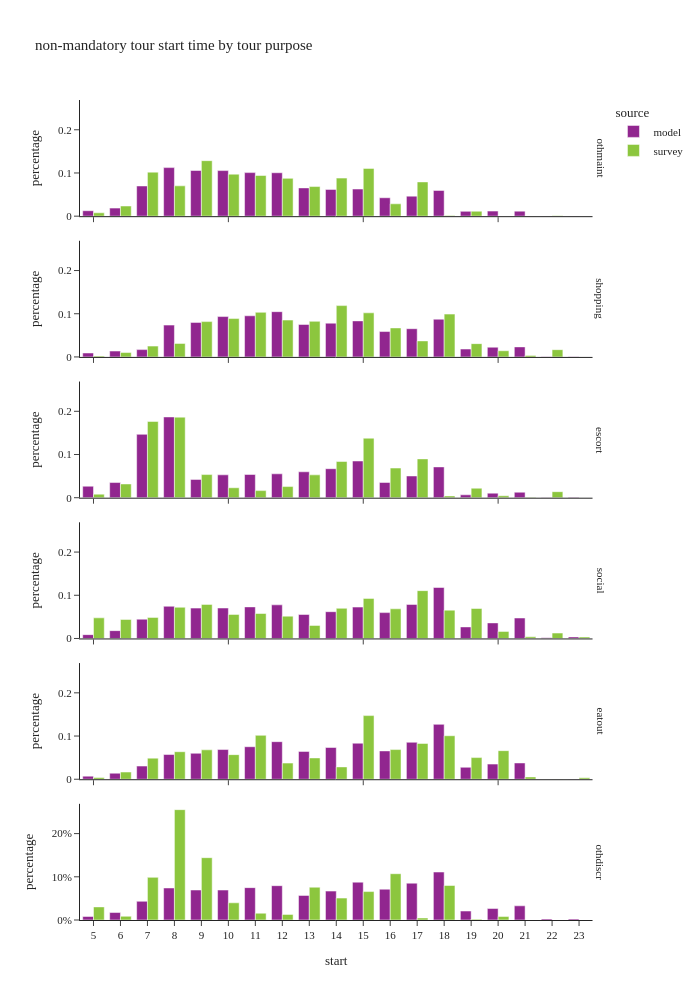

The notebook cell saved with this chart:
### Code cell
df_plot = non_m_tour_data.groupby(['source','tour_type','start'], observed=True)[['tour_weight']].sum().reset_index()
df_plot['percentage'] = df_plot.groupby(['source','tour_type'], group_keys=False)['tour_weight']. \
    apply(lambda x: x / float(x.sum()))

fig = px.bar(df_plot, x="start", y="percentage", color="source",barmode="group",
             facet_row='tour_type',
             title="non-mandatory tour start time by tour purpose")
fig.for_each_annotation(lambda a: a.update(text = a.text.split("=")[-1]))
fig.update_layout(height=1000, width=700, yaxis=dict(tickformat=".0%"), xaxis=dict(dtick="1"))
fig.show()

### Figure 1 — Plotly figure (JSON) as saved in the notebook; plotly's stock layout.template omitted (floating-point values rounded to 4 significant figures)
{"data": [{"alignmentgroup": "True", "hovertemplate": "source=model<br>tour_type=othmaint<br>start=%{x}<br>percentage=%{y}<extra></extra>", "legendgroup": "model", "marker": {"color": "#91268F", "pattern": {"shape": ""}}, "name": "model", "offsetgroup": "model", "orientation": "v", "showlegend": true, "textposition": "auto", "type": "bar", "x": [5.0, 6.0, 7.0, 8.0, 9.0, 10.0, 11.0, 12.0, 13.0, 14.0, 15.0, 16.0, 17.0, 18.0, 19.0, 20.0, 21.0, 22.0, 23.0], "xaxis": "x6", "y": [0.01258, 0.01863, 0.0699, 0.1124, 0.1057, 0.1055, 0.1008, 0.1005, 0.06543, 0.06191, 0.06277, 0.04263, 0.04639, 0.05953, 0.01116, 0.01173, 0.01163, 0.0001839, 0.0004796], "yaxis": "y6"}, {"alignmentgroup": "True", "hovertemplate": "source=model<br>tour_type=shopping<br>start=%{x}<br>percentage=%{y}<extra></extra>", "legendgroup": "model", "marker": {"color": "#91268F", "pattern": {"shape": ""}}, "name": "model", "offsetgroup": "model", "orientation": "v", "showlegend": false, "textposition": "auto", "type": "bar", "x": [5.0, 6.0, 7.0, 8.0, 9.0, 10.0, 11.0, 12.0, 13.0, 14.0, 15.0, 16.0, 17.0, 18.0, 19.0, 20.0, 21.0, 22.0, 23.0], "xaxis": "x5", "y": [0.009107, 0.01359, 0.01695, 0.07368, 0.07997, 0.09345, 0.09522, 0.1048, 0.07517, 0.07814, 0.08345, 0.05878, 0.06535, 0.08734, 0.01829, 0.02248, 0.02328, 0.0005025, 0.0004656], "yaxis": "y5"}, {"alignmentgroup": "True", "hovertemplate": "source=model<br>tour_type=escort<br>start=%{x}<br>percentage=%{y}<extra></extra>", "legendgroup": "model", "marker": {"color": "#91268F", "pattern": {"shape": ""}}, "name": "model", "offsetgroup": "model", "orientation": "v", "showlegend": false, "textposition": "auto", "type": "bar", "x": [5.0, 6.0, 7.0, 8.0, 9.0, 10.0, 11.0, 12.0, 13.0, 14.0, 15.0, 16.0, 17.0, 18.0, 19.0, 20.0, 21.0, 22.0, 23.0], "xaxis": "x4", "y": [0.02654, 0.03509, 0.1467, 0.187, 0.04239, 0.05292, 0.05378, 0.05529, 0.05997, 0.06712, 0.08496, 0.03526, 0.05028, 0.07131, 0.00669, 0.0105, 0.01266, 0.000663, 0.00096], "yaxis": "y4"}, {"alignmentgroup": "True", "hovertemplate": "source=model<br>tour_type=social<br>start=%{x}<br>percentage=%{y}<extra></extra>", "legendgroup": "model", "marker": {"color": "#91268F", "pattern": {"shape": ""}}, "name": "model", "offsetgroup": "model", "orientation": "v", "showlegend": false, "textposition": "auto", "type": "bar", "x": [5.0, 6.0, 7.0, 8.0, 9.0, 10.0, 11.0, 12.0, 13.0, 14.0, 15.0, 16.0, 17.0, 18.0, 19.0, 20.0, 21.0, 22.0, 23.0], "xaxis": "x3", "y": [0.008871, 0.01813, 0.04461, 0.07452, 0.07025, 0.07049, 0.07313, 0.07782, 0.05552, 0.06199, 0.07266, 0.05986, 0.0788, 0.118, 0.02674, 0.03604, 0.04737, 0.00163, 0.003577], "yaxis": "y3"}, {"alignmentgroup": "True", "hovertemplate": "source=model<br>tour_type=eatout<br>start=%{x}<br>percentage=%{y}<extra></extra>", "legendgroup": "model", "marker": {"color": "#91268F", "pattern": {"shape": ""}}, "name": "model", "offsetgroup": "model", "orientation": "v", "showlegend": false, "textposition": "auto", "type": "bar", "x": [5.0, 6.0, 7.0, 8.0, 9.0, 10.0, 11.0, 12.0, 13.0, 14.0, 15.0, 16.0, 17.0, 18.0, 19.0, 20.0, 21.0, 22.0, 23.0], "xaxis": "x2", "y": [0.007192, 0.01392, 0.03045, 0.05722, 0.06006, 0.06872, 0.07526, 0.08698, 0.06442, 0.07348, 0.08341, 0.06557, 0.08551, 0.1271, 0.02764, 0.03502, 0.03768, 0.0001497, 0.0002657], "yaxis": "y2"}, {"alignmentgroup": "True", "hovertemplate": "source=model<br>tour_type=othdiscr<br>start=%{x}<br>percentage=%{y}<extra></extra>", "legendgroup": "model", "marker": {"color": "#91268F", "pattern": {"shape": ""}}, "name": "model", "offsetgroup": "model", "orientation": "v", "showlegend": false, "textposition": "auto", "type": "bar", "x": [5.0, 6.0, 7.0, 8.0, 9.0, 10.0, 11.0, 12.0, 13.0, 14.0, 15.0, 16.0, 17.0, 18.0, 19.0, 20.0, 21.0, 22.0, 23.0], "xaxis": "x", "y": [0.008194, 0.0173, 0.04328, 0.07413, 0.06944, 0.06935, 0.07493, 0.07943, 0.05696, 0.0669, 0.08759, 0.07133, 0.08524, 0.111, 0.02075, 0.02652, 0.03285, 0.0025, 0.002273], "yaxis": "y"}, {"alignmentgroup": "True", "hovertemplate": "source=survey<br>tour_type=othmaint<br>start=%{x}<br>percentage=%{y}<extra></extra>", "legendgroup": "survey", "marker": {"color": "#8CC63E", "pattern": {"shape": ""}}, "name": "survey", "offsetgroup": "survey", "orientation": "v", "showlegend": true, "textposition": "auto", "type": "bar", "x": [5.0, 6.0, 7.0, 8.0, 9.0, 10.0, 11.0, 12.0, 13.0, 14.0, 15.0, 16.0, 17.0, 18.0, 19.0, 20.0, 21.0, 22.0], "xaxis": "x6", "y": [0.007779, 0.02353, 0.1019, 0.0702, 0.1285, 0.09723, 0.09415, 0.08753, 0.06855, 0.08811, 0.1106, 0.02861, 0.07929, 0.001655, 0.01143, 2.546e-05, 0.0001095, 0.0007334], "yaxis": "y6"}, {"alignmentgroup": "True", "hovertemplate": "source=survey<br>tour_type=shopping<br>start=%{x}<br>percentage=%{y}<extra></extra>", "legendgroup": "survey", "marker": {"color": "#8CC63E", "pattern": {"shape": ""}}, "name": "survey", "offsetgroup": "survey", "orientation": "v", "showlegend": false, "textposition": "auto", "type": "bar", "x": [5.0, 6.0, 7.0, 8.0, 9.0, 10.0, 11.0, 12.0, 13.0, 14.0, 15.0, 16.0, 17.0, 18.0, 19.0, 20.0, 21.0, 22.0, 23.0], "xaxis": "x5", "y": [0.001969, 0.01017, 0.02506, 0.03131, 0.08178, 0.08881, 0.1033, 0.08533, 0.08241, 0.1188, 0.1021, 0.06715, 0.03712, 0.09918, 0.03079, 0.01432, 0.003523, 0.01682, 4.203e-05], "yaxis": "y5"}, {"alignmentgroup": "True", "hovertemplate": "source=survey<br>tour_type=escort<br>start=%{x}<br>percentage=%{y}<extra></extra>", "legendgroup": "survey", "marker": {"color": "#8CC63E", "pattern": {"shape": ""}}, "name": "survey", "offsetgroup": "survey", "orientation": "v", "showlegend": false, "textposition": "auto", "type": "bar", "x": [5.0, 6.0, 7.0, 8.0, 9.0, 10.0, 11.0, 12.0, 13.0, 14.0, 15.0, 16.0, 17.0, 18.0, 19.0, 20.0, 21.0, 22.0], "xaxis": "x4", "y": [0.008191, 0.03179, 0.1765, 0.1865, 0.05353, 0.02302, 0.01638, 0.02579, 0.05283, 0.08386, 0.1378, 0.06863, 0.08987, 0.004147, 0.02197, 0.00448, 0.0007561, 0.01396], "yaxis": "y4"}, {"alignmentgroup": "True", "hovertemplate": "source=survey<br>tour_type=social<br>start=%{x}<br>percentage=%{y}<extra></extra>", "legendgroup": "survey", "marker": {"color": "#8CC63E", "pattern": {"shape": ""}}, "name": "survey", "offsetgroup": "survey", "orientation": "v", "showlegend": false, "textposition": "auto", "type": "bar", "x": [5.0, 6.0, 7.0, 8.0, 9.0, 10.0, 11.0, 12.0, 13.0, 14.0, 15.0, 16.0, 17.0, 18.0, 19.0, 20.0, 21.0, 22.0, 23.0], "xaxis": "x3", "y": [0.04778, 0.04401, 0.04882, 0.0722, 0.07892, 0.05572, 0.05777, 0.05167, 0.03022, 0.06983, 0.09278, 0.06864, 0.1107, 0.0656, 0.06935, 0.01635, 0.003755, 0.01255, 0.003315], "yaxis": "y3"}, {"alignmentgroup": "True", "hovertemplate": "source=survey<br>tour_type=eatout<br>start=%{x}<br>percentage=%{y}<extra></extra>", "legendgroup": "survey", "marker": {"color": "#8CC63E", "pattern": {"shape": ""}}, "name": "survey", "offsetgroup": "survey", "orientation": "v", "showlegend": false, "textposition": "auto", "type": "bar", "x": [5.0, 6.0, 7.0, 8.0, 9.0, 10.0, 11.0, 12.0, 13.0, 14.0, 15.0, 16.0, 17.0, 18.0, 19.0, 20.0, 21.0, 22.0, 23.0], "xaxis": "x2", "y": [0.003993, 0.01664, 0.04886, 0.0637, 0.06804, 0.05695, 0.1016, 0.03737, 0.04933, 0.02856, 0.1473, 0.06867, 0.08284, 0.1007, 0.05012, 0.06617, 0.005416, 0.0003664, 0.003368], "yaxis": "y2"}, {"alignmentgroup": "True", "hovertemplate": "source=survey<br>tour_type=othdiscr<br>start=%{x}<br>percentage=%{y}<extra></extra>", "legendgroup": "survey", "marker": {"color": "#8CC63E", "pattern": {"shape": ""}}, "name": "survey", "offsetgroup": "survey", "orientation": "v", "showlegend": false, "textposition": "auto", "type": "bar", "x": [5.0, 6.0, 7.0, 8.0, 9.0, 10.0, 11.0, 12.0, 13.0, 14.0, 15.0, 16.0, 17.0, 18.0, 19.0, 20.0], "xaxis": "x", "y": [0.03034, 0.008604, 0.09871, 0.2555, 0.1443, 0.0398, 0.01576, 0.01296, 0.0759, 0.05072, 0.06581, 0.1072, 0.004676, 0.07988, 0.001896, 0.007988], "yaxis": "y"}], "layout": {"annotations": [{"font": {}, "showarrow": false, "text": "othdiscr", "textangle": 90, "x": 0.98, "xanchor": "left", "xref": "paper", "y": 0.07083, "yanchor": "middle", "yref": "paper"}, {"font": {}, "showarrow": false, "text": "eatout", "textangle": 90, "x": 0.98, "xanchor": "left", "xref": "paper", "y": 0.2425, "yanchor": "middle", "yref": "paper"}, {"font": {}, "showarrow": false, "text": "social", "textangle": 90, "x": 0.98, "xanchor": "left", "xref": "paper", "y": 0.4142, "yanchor": "middle", "yref": "paper"}, {"font": {}, "showarrow": false, "text": "escort", "textangle": 90, "x": 0.98, "xanchor": "left", "xref": "paper", "y": 0.5858, "yanchor": "middle", "yref": "paper"}, {"font": {}, "showarrow": false, "text": "shopping", "textangle": 90, "x": 0.98, "xanchor": "left", "xref": "paper", "y": 0.7575, "yanchor": "middle", "yref": "paper"}, {"font": {}, "showarrow": false, "text": "othmaint", "textangle": 90, "x": 0.98, "xanchor": "left", "xref": "paper", "y": 0.9292, "yanchor": "middle", "yref": "paper"}], "barmode": "group", "height": 1000, "legend": {"title": {"text": "source"}, "tracegroupgap": 0}, "title": {"text": "non-mandatory tour start time by tour purpose"}, "width": 700, "xaxis": {"anchor": "y", "domain": [0.0, 0.98], "dtick": "1", "title": {"text": "start"}}, "xaxis2": {"anchor": "y2", "domain": [0.0, 0.98], "matches": "x", "showticklabels": false}, "xaxis3": {"anchor": "y3", "domain": [0.0, 0.98], "matches": "x", "showticklabels": false}, "xaxis4": {"anchor": "y4", "domain": [0.0, 0.98], "matches": "x", "showticklabels": false}, "xaxis5": {"anchor": "y5", "domain": [0.0, 0.98], "matches": "x", "showticklabels": false}, "xaxis6": {"anchor": "y6", "domain": [0.0, 0.98], "matches": "x", "showticklabels": false}, "yaxis": {"anchor": "x", "domain": [0.0, 0.1417], "tickformat": ".0%", "title": {"text": "percentage"}}, "yaxis2": {"anchor": "x2", "domain": [0.1717, 0.3133], "matches": "y", "title": {"text": "percentage"}}, "yaxis3": {"anchor": "x3", "domain": [0.3433, 0.485], "matches": "y", "title": {"text": "percentage"}}, "yaxis4": {"anchor": "x4", "domain": [0.515, 0.6567], "matches": "y", "title": {"text": "percentage"}}, "yaxis5": {"anchor": "x5", "domain": [0.6867, 0.8283], "matches": "y", "title": {"text": "percentage"}}, "yaxis6": {"anchor": "x6", "domain": [0.8583, 1.0], "matches": "y", "title": {"text": "percentage"}}}}
